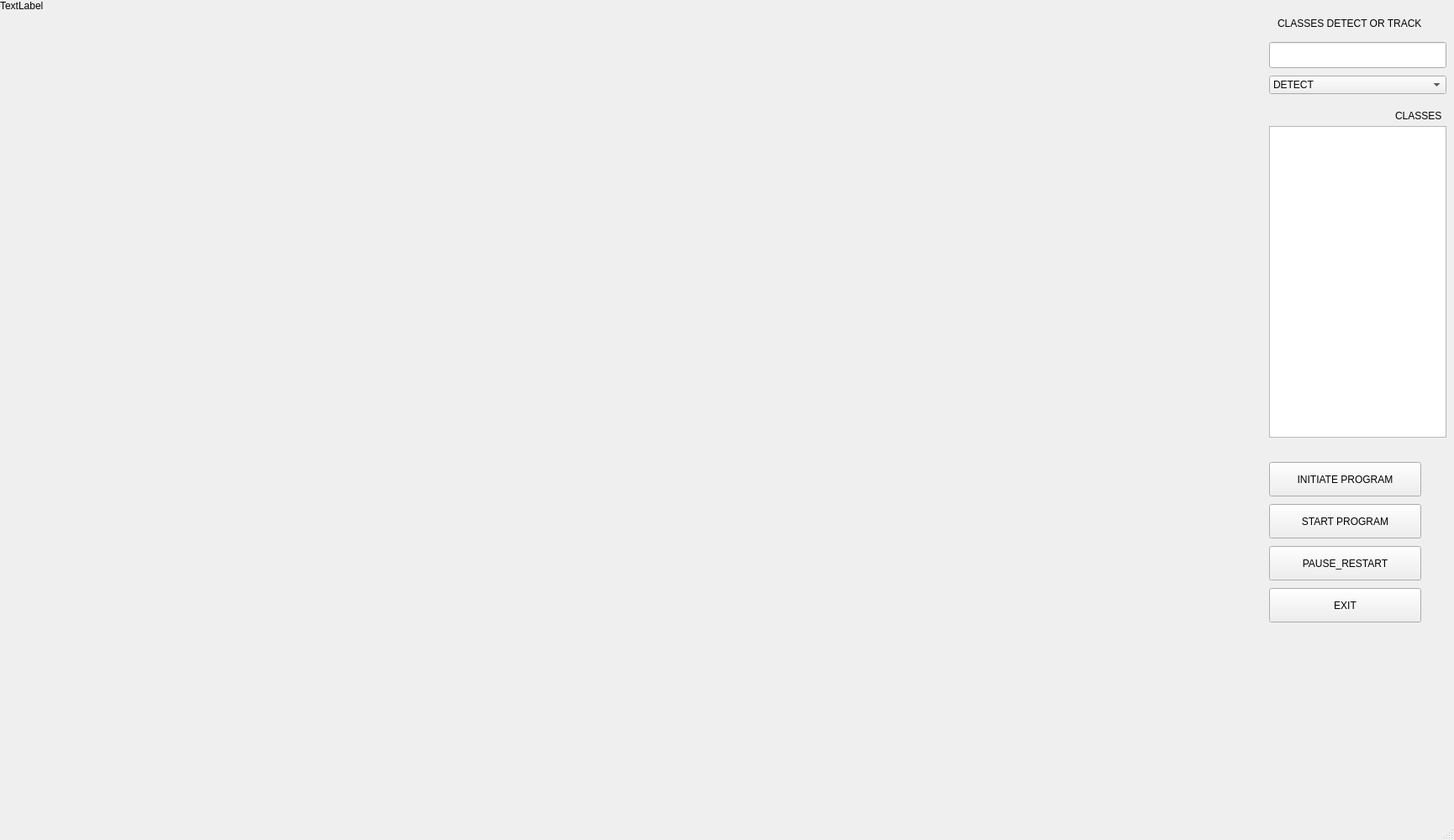
<?xml version="1.0" encoding="UTF-8"?>
<ui version="4.0">
 <class>MainWindow</class>
 <widget class="QMainWindow" name="MainWindow">
  <property name="geometry">
   <rect>
    <x>0</x>
    <y>0</y>
    <width>1730</width>
    <height>1000</height>
   </rect>
  </property>
  <property name="windowTitle">
   <string>MainWindow</string>
  </property>
  <widget class="QWidget" name="centralwidget">
   <widget class="QLabel" name="label_img">
    <property name="geometry">
     <rect>
      <x>0</x>
      <y>0</y>
      <width>1480</width>
      <height>930</height>
     </rect>
    </property>
    <property name="text">
     <string>TextLabel</string>
    </property>
    <property name="alignment">
     <set>Qt::AlignLeading|Qt::AlignLeft|Qt::AlignTop</set>
    </property>
   </widget>
   <widget class="QPushButton" name="PBExit">
    <property name="geometry">
     <rect>
      <x>1510</x>
      <y>700</y>
      <width>181</width>
      <height>41</height>
     </rect>
    </property>
    <property name="text">
     <string>EXIT</string>
    </property>
   </widget>
   <widget class="QTextEdit" name="Classes_Txt">
    <property name="geometry">
     <rect>
      <x>1510</x>
      <y>150</y>
      <width>211</width>
      <height>371</height>
     </rect>
    </property>
   </widget>
   <widget class="QLabel" name="label">
    <property name="geometry">
     <rect>
      <x>1660</x>
      <y>130</y>
      <width>55</width>
      <height>16</height>
     </rect>
    </property>
    <property name="text">
     <string>CLASSES </string>
    </property>
   </widget>
   <widget class="QLineEdit" name="SelectClasses">
    <property name="geometry">
     <rect>
      <x>1510</x>
      <y>50</y>
      <width>211</width>
      <height>31</height>
     </rect>
    </property>
   </widget>
   <widget class="QLabel" name="label_2">
    <property name="geometry">
     <rect>
      <x>1520</x>
      <y>20</y>
      <width>171</width>
      <height>16</height>
     </rect>
    </property>
    <property name="text">
     <string>CLASSES DETECT OR TRACK </string>
    </property>
   </widget>
   <widget class="QPushButton" name="PBStart">
    <property name="geometry">
     <rect>
      <x>1510</x>
      <y>600</y>
      <width>181</width>
      <height>41</height>
     </rect>
    </property>
    <property name="text">
     <string>START PROGRAM</string>
    </property>
   </widget>
   <widget class="QComboBox" name="Combo_Mode">
    <property name="geometry">
     <rect>
      <x>1510</x>
      <y>90</y>
      <width>211</width>
      <height>22</height>
     </rect>
    </property>
    <item>
     <property name="text">
      <string>DETECT</string>
     </property>
    </item>
    <item>
     <property name="text">
      <string>TRACK</string>
     </property>
    </item>
   </widget>
   <widget class="QPushButton" name="PBPause">
    <property name="geometry">
     <rect>
      <x>1510</x>
      <y>650</y>
      <width>181</width>
      <height>41</height>
     </rect>
    </property>
    <property name="text">
     <string>PAUSE_RESTART</string>
    </property>
   </widget>
   <widget class="QPushButton" name="PBInitiate">
    <property name="geometry">
     <rect>
      <x>1510</x>
      <y>550</y>
      <width>181</width>
      <height>41</height>
     </rect>
    </property>
    <property name="text">
     <string>INITIATE PROGRAM</string>
    </property>
   </widget>
  </widget>
  <widget class="QMenuBar" name="menubar">
   <property name="geometry">
    <rect>
     <x>0</x>
     <y>0</y>
     <width>1730</width>
     <height>26</height>
    </rect>
   </property>
  </widget>
  <widget class="QStatusBar" name="statusbar"/>
 </widget>
 <resources/>
 <connections/>
</ui>
